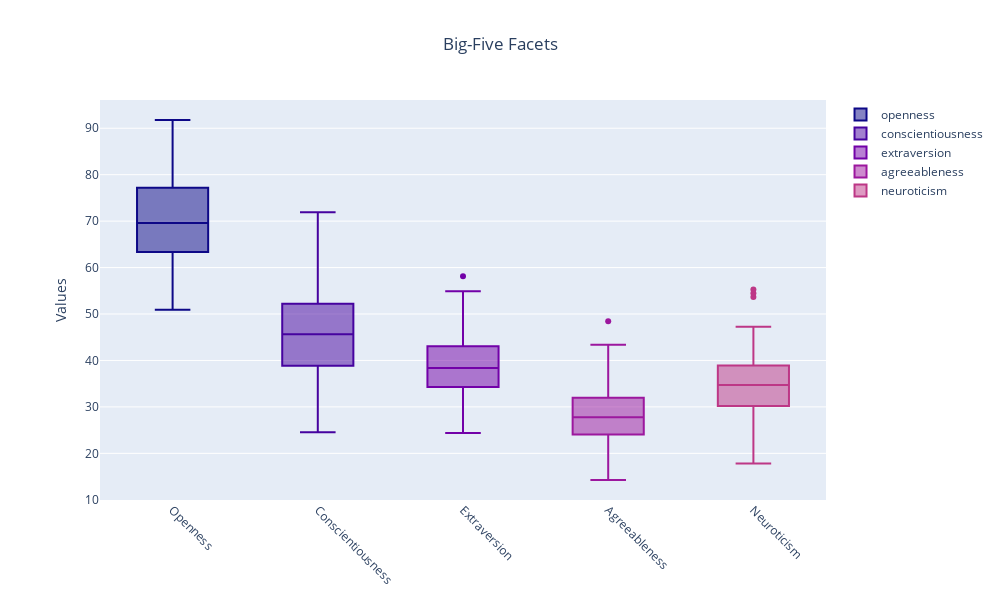

The notebook cell saved with this chart:
### Code cell
big5_dimensions = [
    "openness",
    "conscientiousness",
    "extraversion",
    "agreeableness",
    "neuroticism",
]

U.plot_eda_boxplot(
    df=df,
    targets=big5_dimensions,
    ticktext=[x.capitalize() for x in big5_dimensions],
    title="Big-Five Facets",
    color=1,
)
